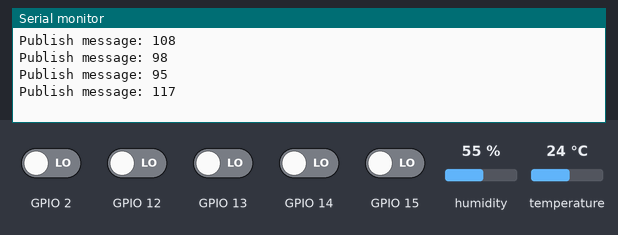
Simulated run of this sketch. Board: ESP8266 (NodeMCU). On the bench: the last lines printed to the serial monitor. The inputs (shaded band) are chosen by the test bench; at power-on: GPIO 2, GPIO 12–15 LOW, humidity 55 %, temperature 24 °C. WiFi joins after 1.5 s; servers stay silent unless stated; random numbers use the default seed unless the sketch sets one; no MQTT or app messages arrive unless stated.

Above: at 2.7 s.
2.8 s: humidity set to 22 %
At 5.2 s:
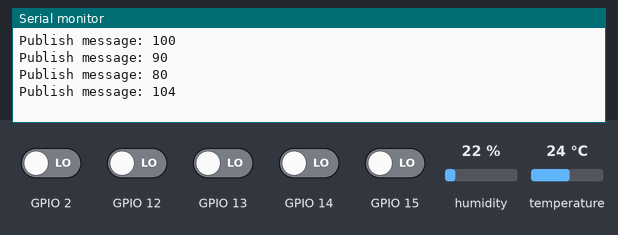
5.5 s: temperature set to 12 °C
At 6.7 s:
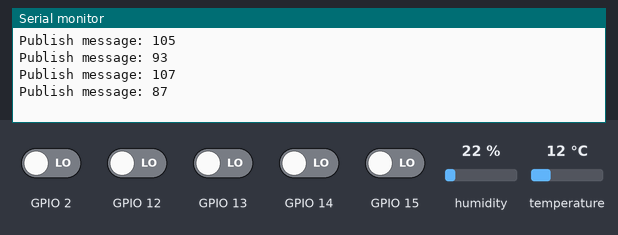
8.2 s: humidity set to 40 %
At 11.1 s:
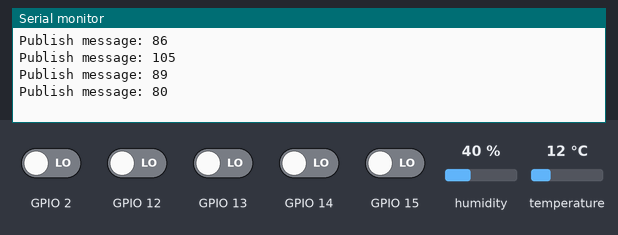
Timing chart, 0 to 12.6 s (numbered marks = the images above; inputs shaded):
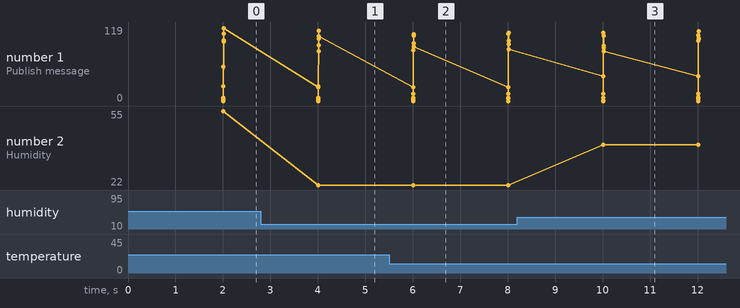

The sketch:

pub-mqtt.ino
```cpp
#include <ESP8266WiFi.h>
#include <PubSubClient.h>
#include <Adafruit_Sensor.h>
#include <DHT.h>
#include <DHT_U.h>

#define DHTPIN 4
#define DHTTYPE    DHT11
DHT_Unified dht(DHTPIN, DHTTYPE);
uint32_t delayMS;

// Update these with values suitable for your network.

const char* ssid = "Your-WiFi-SSID";
const char* password = "Your-WiFi-Password";
const char* mqtt_server = "<Your-MQTT-Server>";

WiFiClient espClient;
PubSubClient client(espClient);
unsigned long lastMsg = 0;
#define MSG_BUFFER_SIZE	(50)
char msg[MSG_BUFFER_SIZE];
int units_prod = 0;
int humidity_per = 0;
int temperature_cel = 0;

int machinceState1 = 0;
int machinceState2 = 0;
int machinceState3 = 0;
int machinceState4 = 0;
int machinceState5 = 0;

void setup_wifi() {

  delay(10);
  // We start by connecting to a WiFi network
  Serial.println();
  Serial.print("Connecting to ");
  Serial.println(ssid);

  WiFi.mode(WIFI_STA);
  WiFi.begin(ssid, password);

  while (WiFi.status() != WL_CONNECTED) {
    delay(500);
    Serial.print(".");
  }

  randomSeed(micros());

  Serial.println("");
  Serial.println("WiFi connected");
  Serial.println("IP address: ");
  Serial.println(WiFi.localIP());
}

void callback(char* topic, byte* payload, unsigned int length) {
  Serial.print("Message arrived [");
  Serial.print(topic);
  Serial.print("] ");
  for (int i = 0; i < length; i++) {
    Serial.print((char)payload[i]);
  }
  Serial.println();

  // Switch on the LED if an 1 was received as first character
  if ((char)payload[0] == '1') {
    digitalWrite(BUILTIN_LED, LOW);   // Turn the LED on (Note that LOW is the voltage level
    // but actually the LED is on; this is because
    // it is active low on the ESP-01)
  } else {
    digitalWrite(BUILTIN_LED, HIGH);  // Turn the LED off by making the voltage HIGH
  }

}

void reconnect() {
  // Loop until we're reconnected
  while (!client.connected()) {
    Serial.print("Attempting MQTT connection...");
    String clientId = "ESP8266Client-";
    clientId += String(random(0xffff), HEX);
    // Attempt to connect
    if (client.connect(clientId.c_str())) {
      Serial.println("connected");
    } else {
      Serial.print("failed, rc=");
      Serial.print(client.state());
      Serial.println(" try again in 5 seconds");
      // Wait 5 seconds before retrying
      delay(5000);
    }
  }
}

void setup() {
  pinMode(BUILTIN_LED, OUTPUT);     // Initialize the BUILTIN_LED pin as an output
  Serial.begin(115200);
  pinMode(2, INPUT);
  pinMode(12, INPUT);
  pinMode(13, INPUT);
  pinMode(14, INPUT);
  pinMode(15, INPUT);
  setup_wifi();
  client.setServer(mqtt_server, 1883);
  client.setCallback(callback);
  sensor_t sensor;
  dht.begin();
}

void loop() {
  if (!client.connected()) {
    reconnect();
  }
  client.loop();

  unsigned long now = millis();
  if (now - lastMsg > 2000) {
    lastMsg = now;

    sensors_event_t event;
    dht.temperature().getEvent(&event);
    if (isnan(event.temperature)) {
      Serial.println(F("Error reading temperature!"));
    }
    else {
      Serial.print(F("Temperature: "));
      temperature_cel = event.temperature;
      Serial.print(temperature_cel);
      Serial.println(F("°C"));
    }
    dht.humidity().getEvent(&event);
    if (isnan(event.relative_humidity)) {
      Serial.println(F("Error reading humidity!"));
    }
    else {
      Serial.print(F("Humidity: "));
      humidity_per = event.relative_humidity;
      Serial.print(humidity_per);
      Serial.println(F("%"));
    }

    machinceState1 = digitalRead(2);
    machinceState2 = digitalRead(14);
    machinceState3 = digitalRead(12);
    machinceState4 = digitalRead(13);
    machinceState5 = digitalRead(15);

    ++units_prod;
    int machines = 5;
    int running_machines = machinceState1 + machinceState2 + machinceState3 + machinceState4 + machinceState5;
    int units_def = random(0, 5);
    int energy_mach_1 = random(80, 120);
    int energy_mach_2 = random(80, 120);
    int energy_mach_3 = random(80, 120);
    int energy_mach_4 = random(80, 120);
    int energy_mach_5 = random(80, 120);

// Sensor data
    snprintf (msg, MSG_BUFFER_SIZE, "%ld", humidity_per);
    Serial.print("Publish message: ");
    Serial.println(msg);
    client.publish("Factory/factory1/sensor/humidity", msg);

    snprintf (msg, MSG_BUFFER_SIZE, "%ld", temperature_cel);
    Serial.print("Publish message: ");
    Serial.println(msg);
    client.publish("Factory/factory1/sensor/temperature", msg);

// Machine data
    snprintf (msg, MSG_BUFFER_SIZE, "%ld", machines);
    Serial.print("Publish message: ");
    Serial.println(msg);
    client.publish("Factory/factory1/machines/number", msg);

    snprintf (msg, MSG_BUFFER_SIZE, "%ld", running_machines);
    Serial.print("Publish message: ");
    Serial.println(msg);
    client.publish("Factory/factory1/machines/running", msg);

// Unit Data
    snprintf (msg, MSG_BUFFER_SIZE, "%ld", units_prod);
    Serial.print("Publish message: ");
    Serial.println(msg);
    client.publish("Factory/factory1/units/produced", msg);

    snprintf (msg, MSG_BUFFER_SIZE, "%ld", units_def);
    Serial.print("Publish message: ");
    Serial.println(msg);
    client.publish("Factory/factory1/units/defected", msg);

// Energy Data
    snprintf (msg, MSG_BUFFER_SIZE, "%ld", energy_mach_1);
    Serial.print("Publish message: ");
    Serial.println(msg);
    client.publish("Factory/factory1/energy/machine1", msg);

    snprintf (msg, MSG_BUFFER_SIZE, "%ld", energy_mach_2);
    Serial.print("Publish message: ");
    Serial.println(msg);
    client.publish("Factory/factory1/energy/machine2", msg);

    snprintf (msg, MSG_BUFFER_SIZE, "%ld", energy_mach_3);
    Serial.print("Publish message: ");
    Serial.println(msg);
    client.publish("Factory/factory1/energy/machine3", msg);

    snprintf (msg, MSG_BUFFER_SIZE, "%ld", energy_mach_4);
    Serial.print("Publish message: ");
    Serial.println(msg);
    client.publish("Factory/factory1/energy/machine4", msg);

    snprintf (msg, MSG_BUFFER_SIZE, "%ld", energy_mach_5);
    Serial.print("Publish message: ");
    Serial.println(msg);
    client.publish("Factory/factory1/energy/machine5", msg);

    Serial.println(" ");

  }
}
```

Measured:
- after the input at 2.8 s, the serial monitor: prints a new line after 1.2 s (image 1)
- after the input at 5.5 s, the serial monitor: prints a new line after 0.51 s (image 2)
- after the input at 8.2 s, the serial monitor: prints a new line after 1.8 s (image 3)
- plotted number 2: 55 → 22 after the input at 2.8 s, 22 → 40 after the input at 8.2 s
